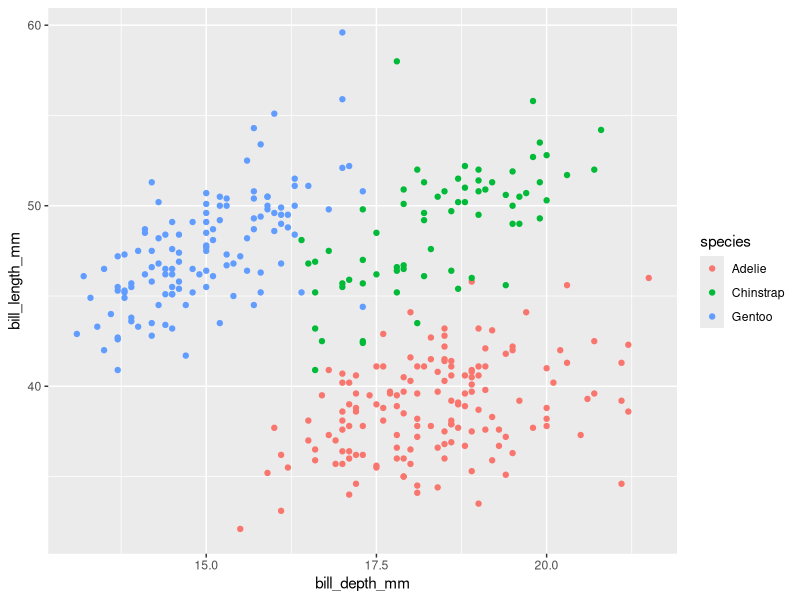
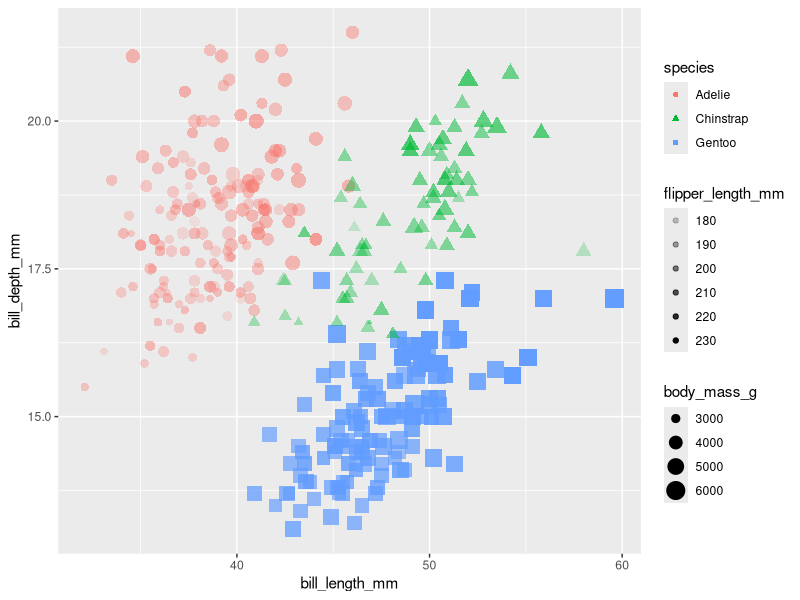
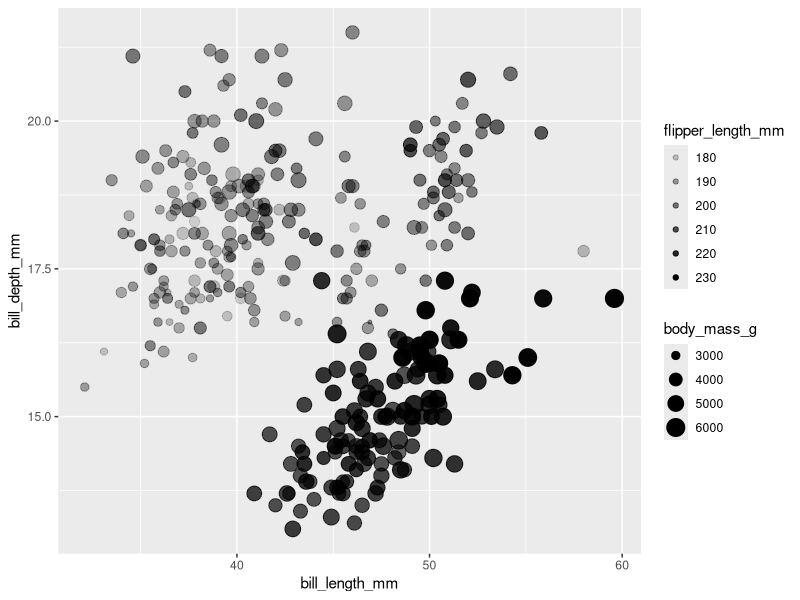
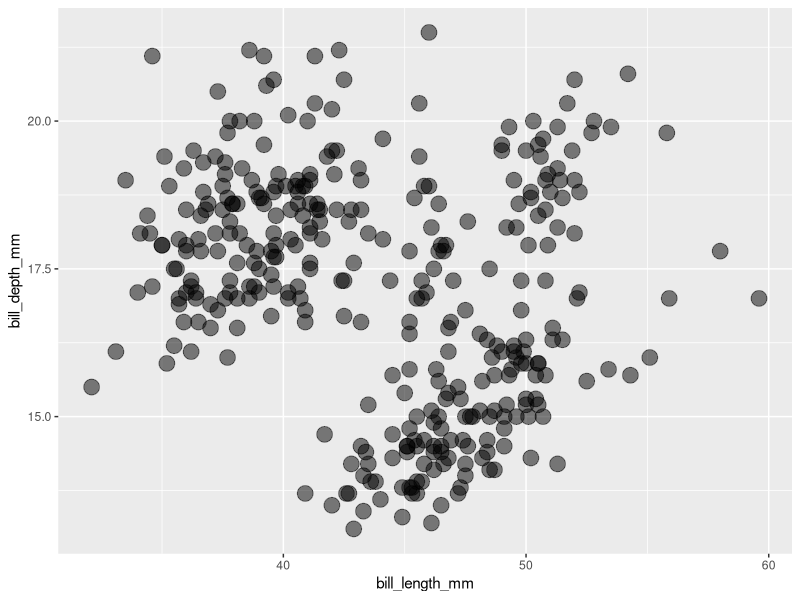
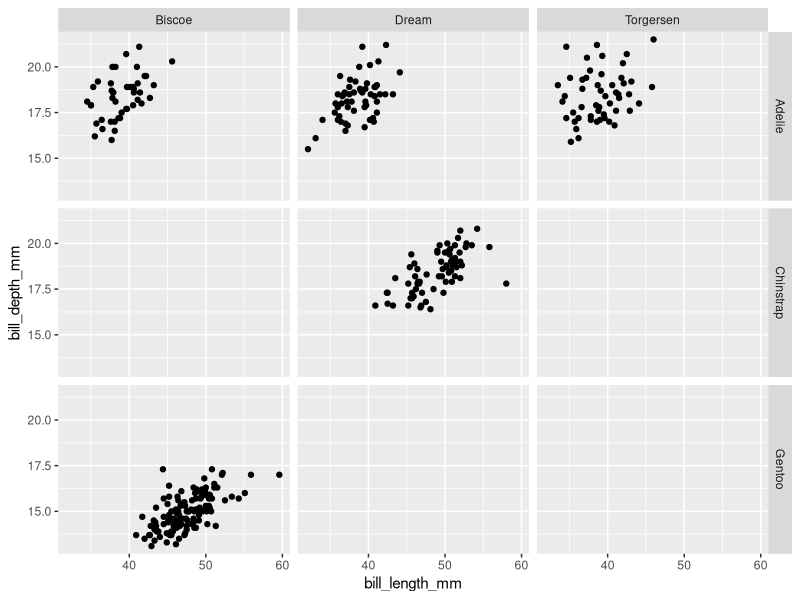
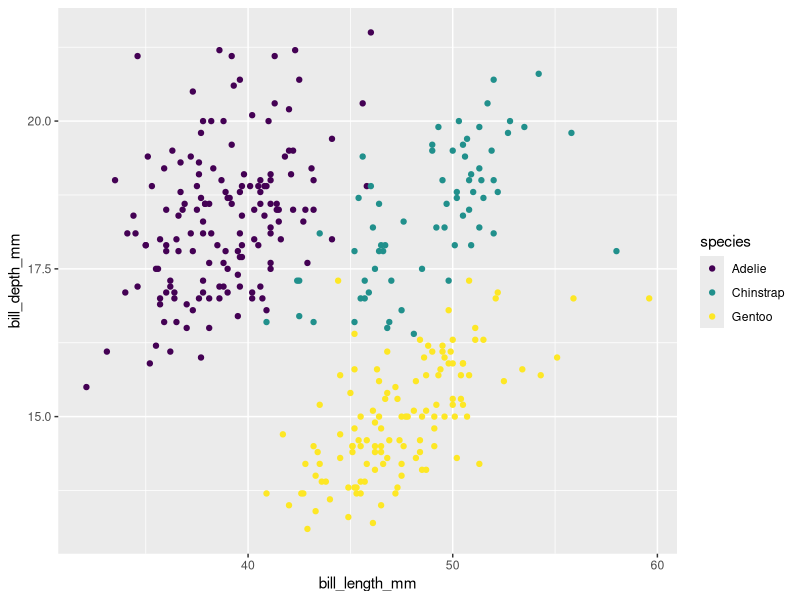
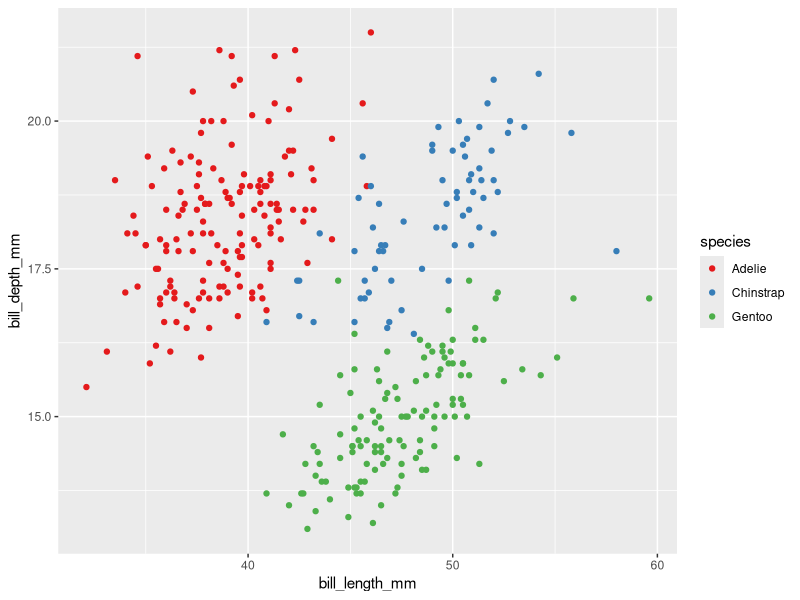
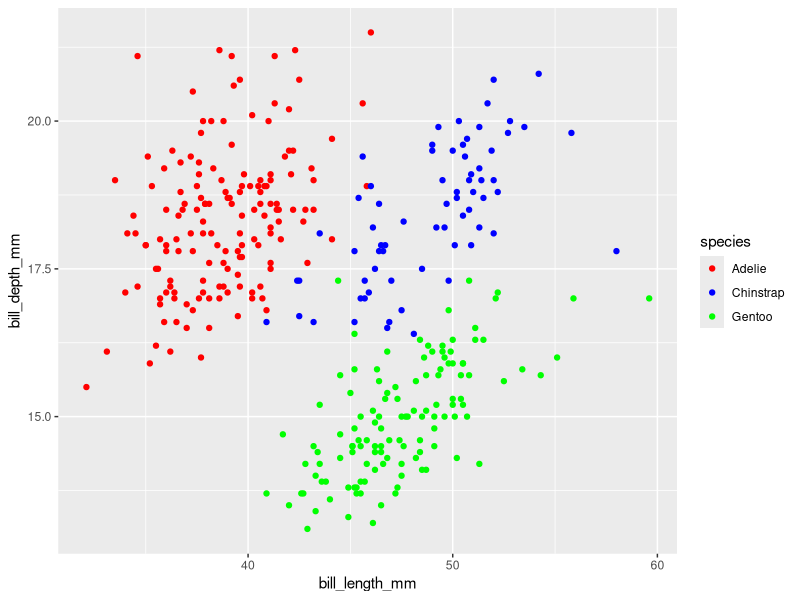

Here is the R script that generated these plots, in order:
## ---- chunk 1

library(tidyverse)
library(palmerpenguins)

## ---- chunk 2

glimpse(penguins)
nrow(penguins)
ncol(penguins)
penguins

## ---- chunk 3

ggplot(data = penguins, 
       mapping = aes(x = bill_depth_mm,
                     y = bill_length_mm,
                     colour = species)) +
  geom_point() 

## ---- chunk 4

ggplot(penguins, 
       aes(x = bill_length_mm,
           y = bill_depth_mm,
           colour = species, 
           shape = species,
           size = body_mass_g,
           alpha = flipper_length_mm)) +
  geom_point() 
## ---- chunk 5

ggplot(penguins, 
       aes(x = bill_length_mm,
           y = bill_depth_mm,
           size = body_mass_g,
           alpha = flipper_length_mm)) +
  geom_point()

## ---- chunk 6

ggplot(penguins, 
       aes(x = bill_length_mm,
           y = bill_depth_mm)) +
  geom_point(size = 5, alpha = 0.5)

## ---- chunk 7

ggplot(penguins, 
       aes(x = bill_length_mm,
           y = bill_depth_mm)) +
  geom_point() +
  facet_grid(species ~ island)


## ---- chunk 8

ggplot(penguins, 
       aes(x = bill_length_mm,
           y = bill_depth_mm,
           colour = species)) +
  geom_point() +
  scale_color_viridis_d()

## ---- chunk 9

ggplot(penguins, 
       aes(x = bill_length_mm,
           y = bill_depth_mm,
           colour = species)) +
  geom_point() +
  scale_color_brewer(type = "qualitative", palette = "Set1")

## ---- chunk 10

# Farben mit Namen

ggplot(penguins, 
       aes(x = bill_length_mm,
           y = bill_depth_mm,
           colour = species)) +
  geom_point() +
  scale_color_manual(values = c("red", "blue", "green"))

# Hex colors

ggplot(penguins, 
       aes(x = bill_length_mm,
           y = bill_depth_mm,
           colour = species)) +
  geom_point() +
  scale_color_manual(values = c('#9EB0FFFF', '#180B09FF', '#FFACACFF'))


## ---- chunk 11

ggplot(penguins, 
       aes(x = bill_length_mm,
           y = bill_depth_mm,
           colour = species)) +
  geom_point() +
  scale_color_viridis_d() +
  scale_x_continuous(breaks = seq(0, 70, 5), limits = c(0, 70)) +
  scale_y_continuous(breaks = seq(0, 30, 2.5), limits = c(0, 30))

# Vektor von 0 bis 70 in fünfer Schritten
seq(from = 0, to = 70, by = 5)

# Ein Vektor mit den Zahlen 0, 35 und 70
c(0, 35, 70)

# Ein Vektor von 0 bis 70
0:70


## ---- chunk 12

letzter_monat <- Sys.Date() - 0:29
temp_vek <- runif(n = 30, min = -10, max = 10)

tib <- tibble(
  datum = letzter_monat,
  temperatur = temp_vek)

# Daten Skalierung 

## Schritt 1
ggplot(data = tib,
       mapping =  aes(x = datum, 
                      y = temperatur)) +
  geom_line()


## Schritt 2
ggplot(data = tib,
       mapping =  aes(x = datum, 
                      y = temperatur)) +
  geom_line() + 
  scale_x_date(date_labels = "%b %d")

# ?scale_x_date

## Schritt 3
ggplot(data = tib,
       mapping =  aes(x = datum, 
                      y = temperatur)) +
  geom_line() + 
  scale_x_date(date_labels = "%W", date_breaks = "1 week")


## Schritt 4
ggplot(data = tib,
       mapping =  aes(x = datum, 
                      y = temperatur)) +
  geom_line() + 
  coord_flip() +
  scale_x_date(date_labels = "%B %d", date_breaks = "1 day") +
  theme_minimal() +
  theme(panel.grid.minor.y = element_blank())

## ---- chunk 13

# Standard shapes
ggplot(penguins, 
       aes(x = bill_length_mm,
           y = bill_depth_mm,
         shape = species)) +
  geom_point() 

# Shapes angepasst
ggplot(penguins, 
       aes(x = bill_length_mm,
           y = bill_depth_mm,
         shape = species)) +
  geom_point(size = 5, fill = "red") +
  scale_shape_manual(values = c(0, 15, 22))

## ---- chunk 14
# Welche Shapes gibt es?
# Code aus Hilfedatei kopiert
# ?scale_shape

df_shapes <- data.frame(shape = 0:24)

ggplot(df_shapes, aes(0, 0, shape = shape)) +
  geom_point(aes(shape = shape), size = 5, fill = 'red') +
  scale_shape_identity() +
  facet_wrap(~shape) +
  theme_void()
